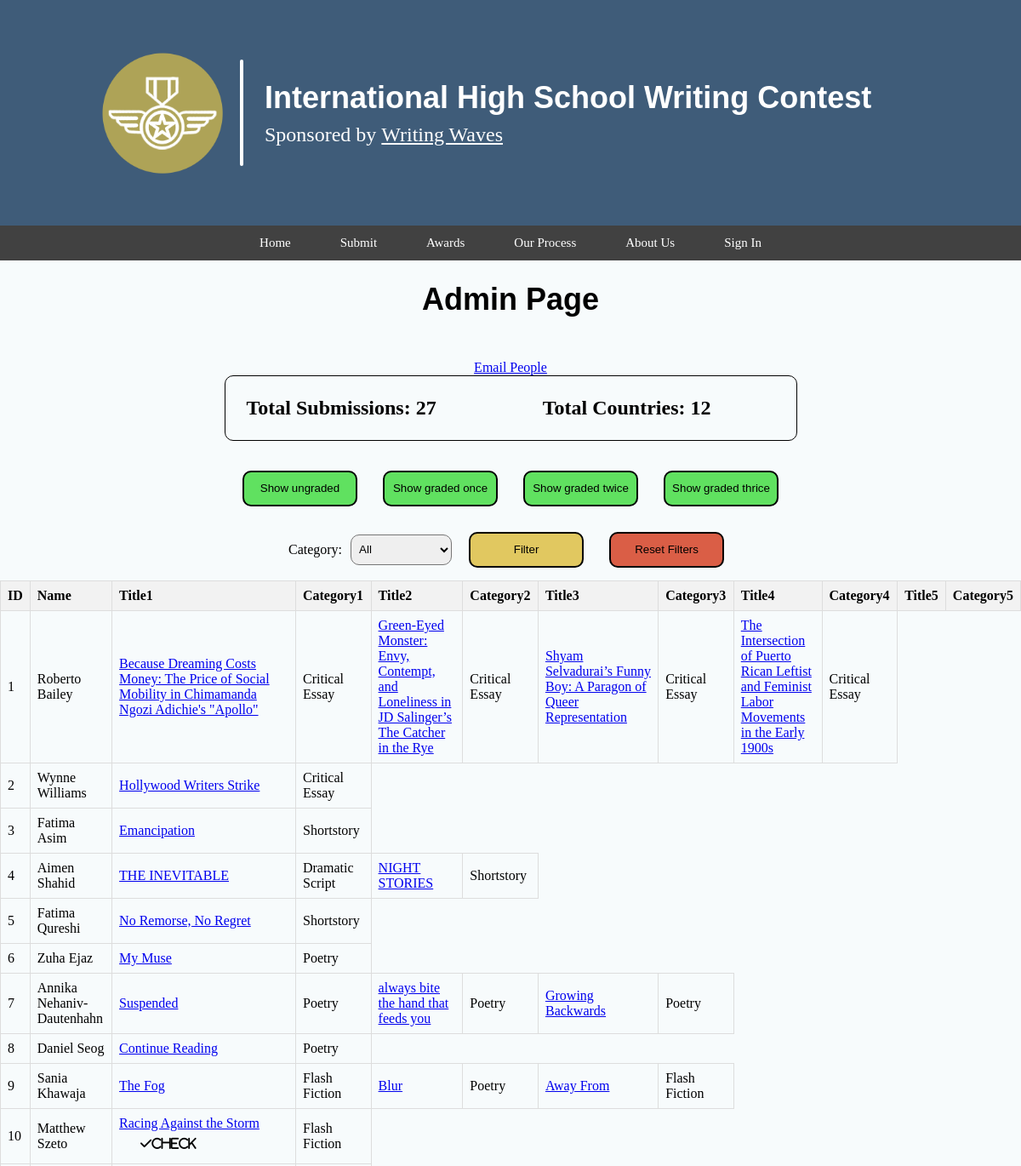
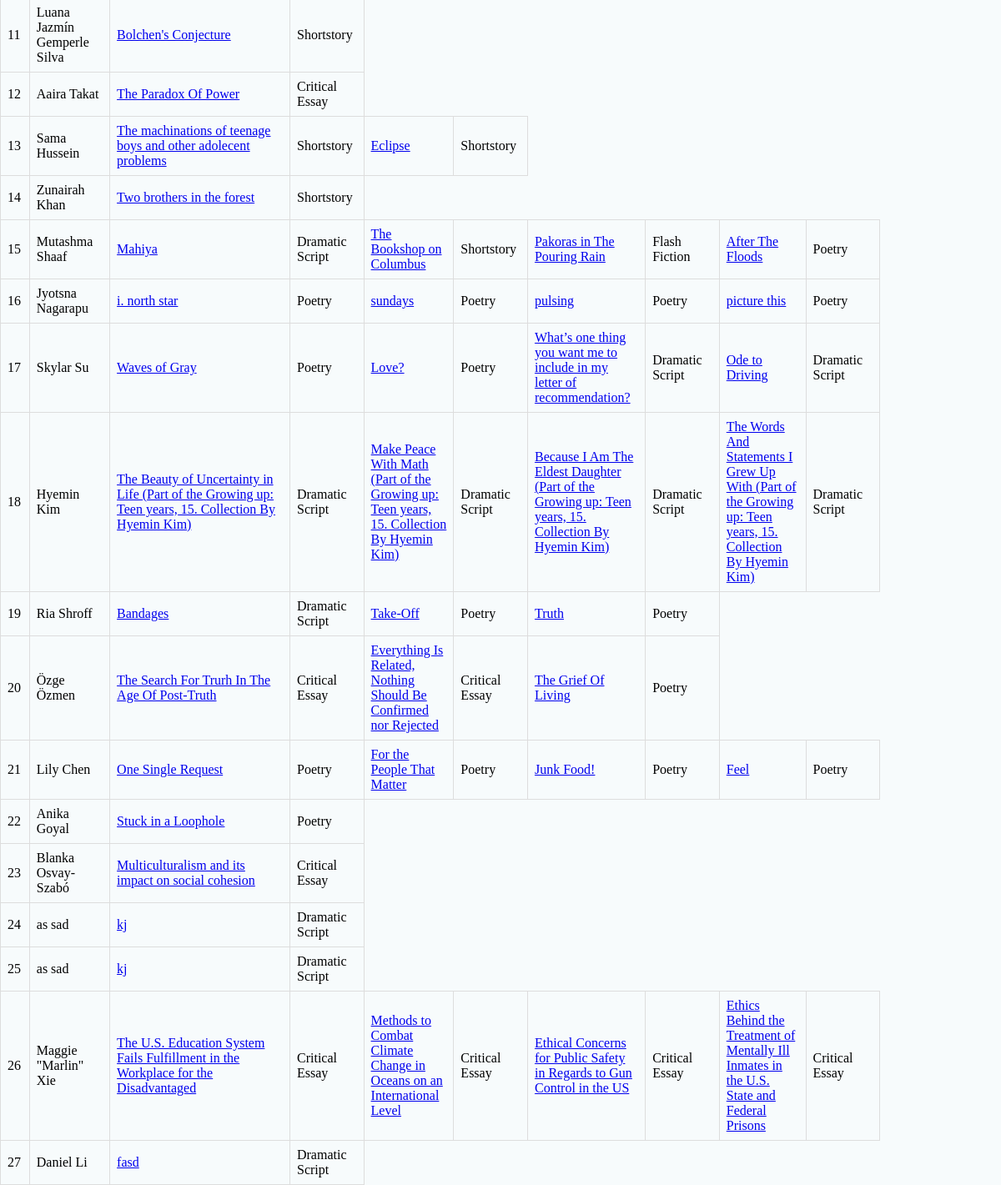
The page /admin-page/ on the database as committed earlier (2 pictures, top to bottom).
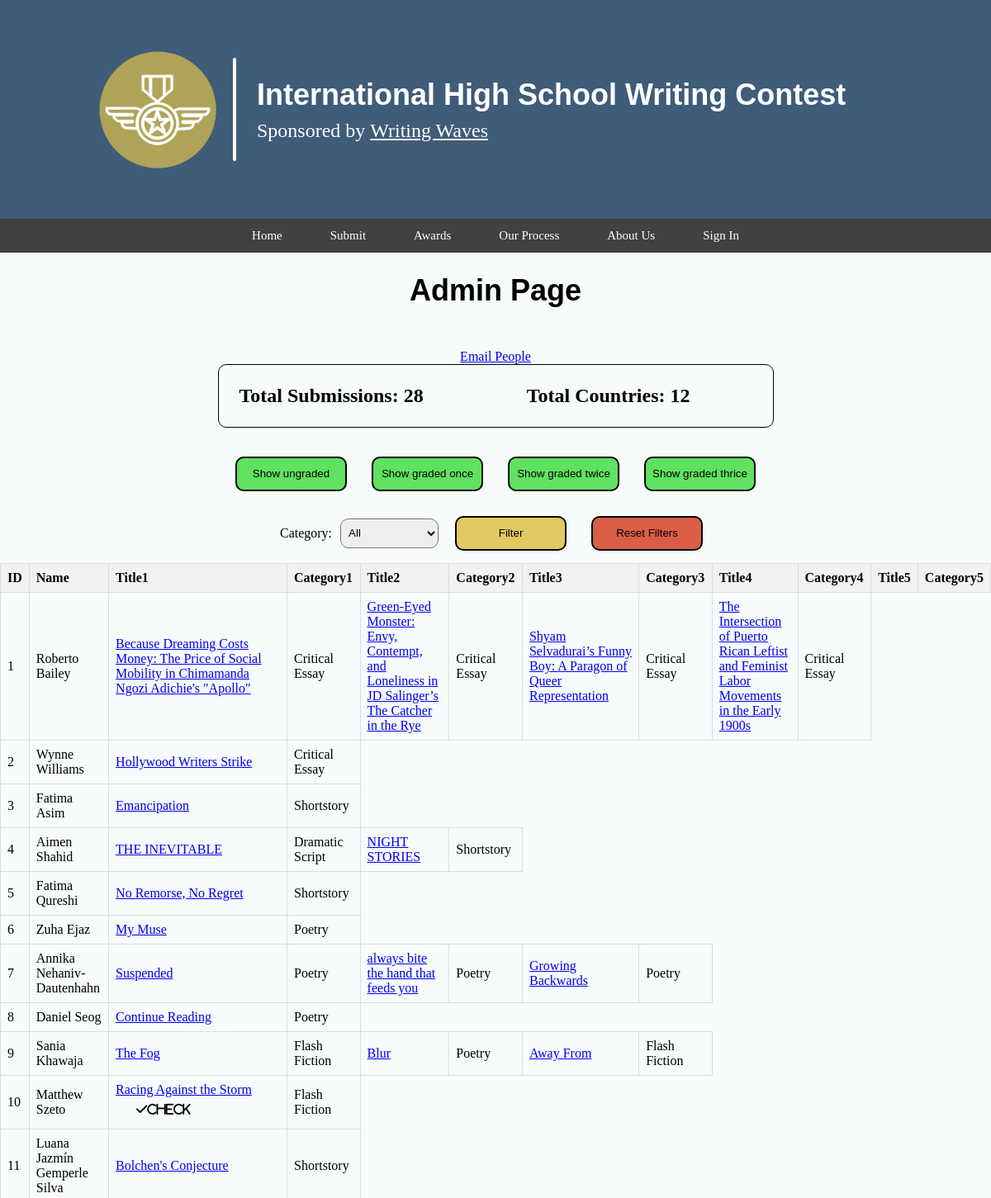
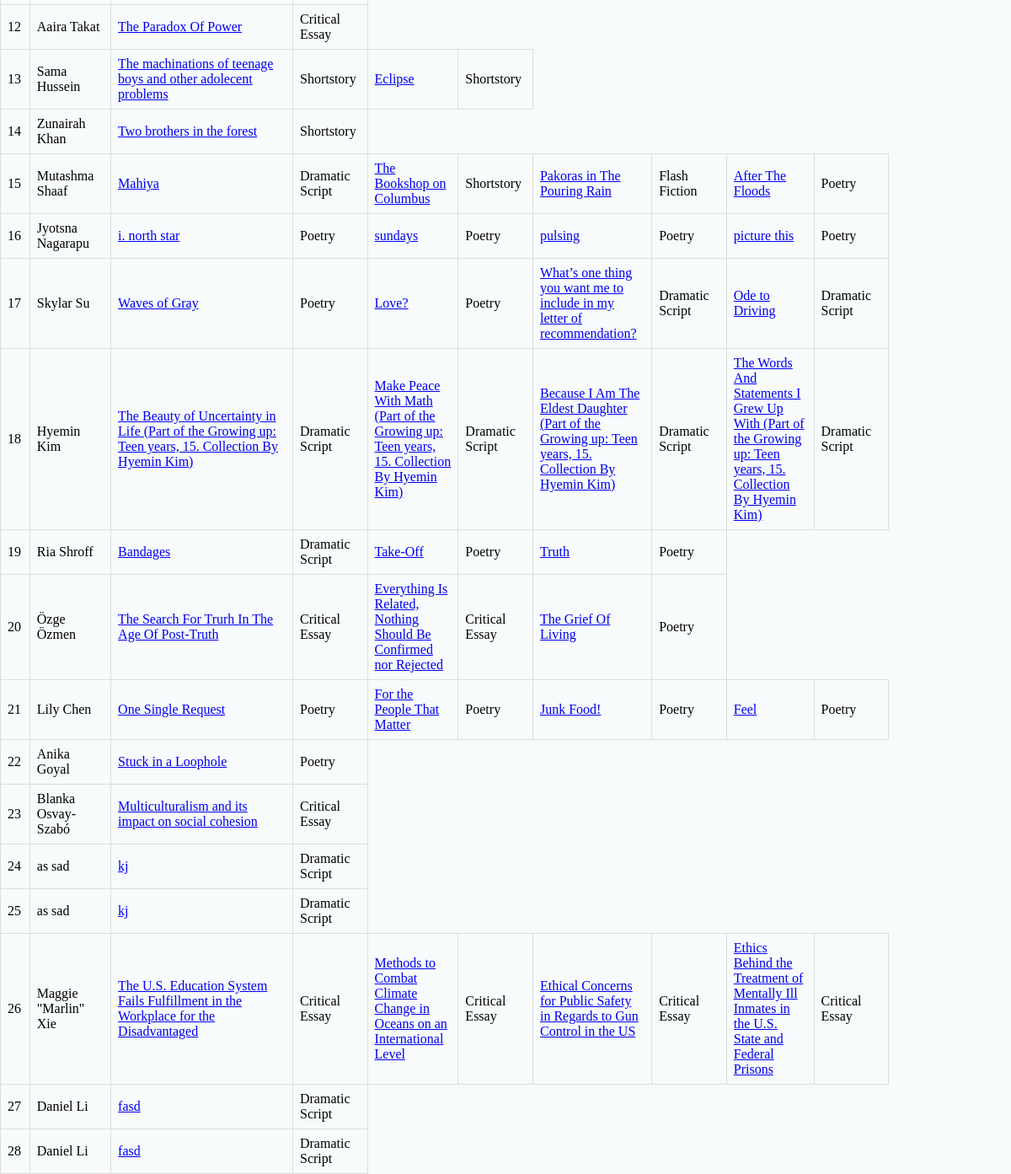
The same page on the database as committed later (2 pictures, top to bottom).
### website_data/models.py (models this page shows, shortened)
class TestFileModel(models.Model):
    firstname = models.CharField(default="___", max_length=100, blank=True)
    lastname = models.CharField(default="___", max_length=100, blank=True)
    email = models.CharField(default="___", max_length=100, blank=True)
    phone_number = models.CharField(default="___", max_length=100, blank=True)
    country = models.CharField(default="___", max_length=100, blank=True)
    city = models.CharField(default="___", max_length=100, blank=True)
    zipcode = models.CharField(default="___", max_length=100, blank=True)
    grade_level = models.CharField(default="___", max_length=100, blank=True)
    birthday = models.DateField(default="1990-01-01", blank=True)
    school_name = models.CharField(default="___", max_length=100, blank=True)
    school_address = models.CharField(default="___", max_length=100, blank=True)
    parent_firstname = models.CharField(default="___", max_length=100, blank=True)
    parent_lastname = models.CharField(default="___", max_length=100, blank=True)
    parent_email = models.CharField(default="___", max_length=100, blank=True)
    parent_phone_number = models.CharField(default="___", max_length=100, blank=True)
    category1 = models.CharField(default="___", max_length=100, blank=True)
    title1 = models.CharField(default="___", max_length=100, blank=True)
    word_count1 = models.CharField(default="___", max_length=100, blank=True)
    pdf_file1 = models.FileField(default="___", blank=True)
    category2 = models.CharField(default="___", max_length=100, blank=True)
    title2 = models.CharField(default="___", max_length=100, blank=True)
    word_count2 = models.CharField(default="___", max_length=100, blank=True)
    pdf_file2 = models.FileField(default="___", blank=True)
    category3 = models.CharField(default="___", max_length=100, blank=True)
    title3 = models.CharField(default="___", max_length=100, blank=True)
    word_count3 = models.CharField(default="___", max_length=100, blank=True)
    pdf_file3 = models.FileField(default="___", blank=True)
    category4 = models.CharField(default="___", max_length=100, blank=True)
    title4 = models.CharField(default="___", max_length=100, blank=True)
    word_count4 = models.CharField(default="___", max_length=100, blank=True)
    pdf_file4 = models.FileField(default="___", blank=True)
    category5 = models.CharField(default="___", max_length=100, blank=True)
    title5 = models.CharField(default="___", max_length=100, blank=True)
    word_count5 = models.CharField(default="___", max_length=100, blank=True)
    pdf_file5 = models.FileField(default="___", blank=True)
    judge_model1 = models.OneToOneField(
        JudgeModel1, related_name="test_file_model", on_delete=models.SET_NULL, null=True, blank=True, default=None
    )
    judge_model2 = models.OneToOneField(
        JudgeModel2, related_name="test_file_model", on_delete=models.SET_NULL, null=True, blank=True, default=None
    )
    judge_model3 = models.OneToOneField(
        JudgeModel3, related_name="test_file_model", on_delete=models.SET_NULL, null=True, blank=True, default=None
    )
    average_rating = models.FloatField(null=True, blank=True, default=None)     # Field to store average rating
    all_judges_filled = models.BooleanField(default=False)
    is_email_notified = models.BooleanField(default=False)
    is_active = models.BooleanField(default=True)
    AWARD_CATEGORIES = (
        ('gold', 'Gold'),
        ('silver', 'Silver'),
        ('bronze', 'Bronze'),
        ('honor', 'Honor'),
        ('no_award', 'No Award'),
    )
    award = models.CharField(
        max_length=10,
        choices=AWARD_CATEGORIES,
        default='no_award',
        blank=True,
        help_text="Select the award category"
    )
    class Meta:
        verbose_name = "Student Submission"

class JudgeModel1(models.Model):
    graded_by = models.CharField(max_length=50)
    review = models.CharField(max_length=300, default='', null=True, blank=True)
    rating = models.CharField(max_length=5)
    submission = models.CharField(max_length=5, default='', null=True, blank=True)
    sub_number = models.CharField(max_length=5, default='', null=True, blank=True)

### website_data/views.py (the view)
# urls.py: path('admin-page/', views.admin_page),
def admin_page(request):
    combined_model = list(JudgeModel1.objects.all().values()) + list(JudgeModel2.objects.all().values()) + list(JudgeModel3.objects.all().values())
    graded_lst = [int(i['submission']) for i in combined_model]
    countries = [d['country'] for d in list(TestFileModel.objects.all().values())]
    countries = set(countries)
    return render(request, "admin_page.html", {"submissions": list(TestFileModel.objects.all().values()),
                                               "gradings": combined_model,
                                               "graded_lst": graded_lst,
                                               "countries": countries})

### website_data/templates/admin_page.html (shortened to what the changed rows need)
{% load static %}
<!DOCTYPE html>
<html lang="en">
  <head>
    <link rel="stylesheet" href="../static/style.css" />
  </head>
  <body>
    <ul class="top-nav">
      <div class="title-nav">
        <h1>International High School Writing Contest</h1>
        <div class="underline-text">
          <h2>Sponsored by</h2>
          <h2 style="text-decoration: underline; margin-left: 6px !important;">Writing Waves</h2>
        </div>
      </div>
    </ul>
    <h1>Admin Page</h1>
    <div style="display: flex;border: 1px solid black;border-radius: 10px;margin: 0 auto 20px auto;">
      <h2>Total Submissions: {{submissions|length}}</h2>
      <h2>Total Countries: {{countries|length}}</h2>
    </div>
    <table id="submission-table">
      <thead>
        <tr>
          <th>ID</th>
          <th>Name</th>
          <th>Title1</th>
          <th>Category1</th>
          <th>Title2</th>
          <th>Category2</th>
          <th>Title3</th>
          <th>Category3</th>
          <th>Title4</th>
          <th>Category4</th>
          <th>Title5</th>
          <th>Category5</th>
        </tr>
      </thead>
      <tbody>
        {% for submission in submissions %}
          {% if submission.id in graded_lst %}
            <tr class="graded">
              <td>{{forloop.counter}}</td>
              <td>{{submission.firstname}} {{submission.lastname}}</td>
              <td class='title-field'>
                <a href="/admin-page/submission?id={{submission.id}}&sub=1">{{submission.title1}}</a>
                <p class="judge-reviews">
                  {% for grade in gradings %}
                      {% if submission.id|slugify == grade.submission|slugify and grade.sub_number == '1' %}
                        <i class="fa-solid fa-check">check</i>
                      {% endif %}
                  {% endfor %}
                </p>
              </td>
              <td class='category-field'>{{submission.category1}}</td>
            </tr>
          {% else %}
            <tr>
              <td>{{forloop.counter}}</td>
              <td>{{submission.firstname}} {{submission.lastname}}</td>
              <td class='title-field'><a href="/admin-page/submission?id={{submission.id}}&sub=1">{{submission.title1}}</a></td>
              <td class='category-field'>{{submission.category1}}</td>
              {% if submission.title2 != "" and submission.title2 != "___" %}
                <td class='title-field'><a href="/admin-page/submission?id={{submission.id}}&sub=2">{{submission.title2}}</a></td>
                <td class='category-field'>{{submission.category2}}</td>
              {% endif %}
              {% if submission.title3 != "" and submission.title3 != "___" %}
                <td class='title-field'><a href="/admin-page/submission?id={{submission.id}}&sub=3">{{submission.title3}}</a></td>
                <td class='category-field'>{{submission.category3}}</td>
              {% endif %}
              {% if submission.title5 != "" and submission.title5 != "___" %}
                <td class='title-field'><a href="/admin-page/submission?id={{submission.id}}&sub=5">{{submission.title5}}</a></td>
                <td class='category-field'>{{submission.category5}}</td>
              {% endif %}
            </tr>
        {% endif %}
        {% endfor %}
      </tbody>
    </table>
</body>
</html>

Rows that differ between the two databases and show on the page:
added TestFileModel: firstname "Daniel", lastname "Li", title1 "fasd", category1 "Dramatic Script"
Other text that changed with them:
{{ submissions|length }}: "27" → "28"
